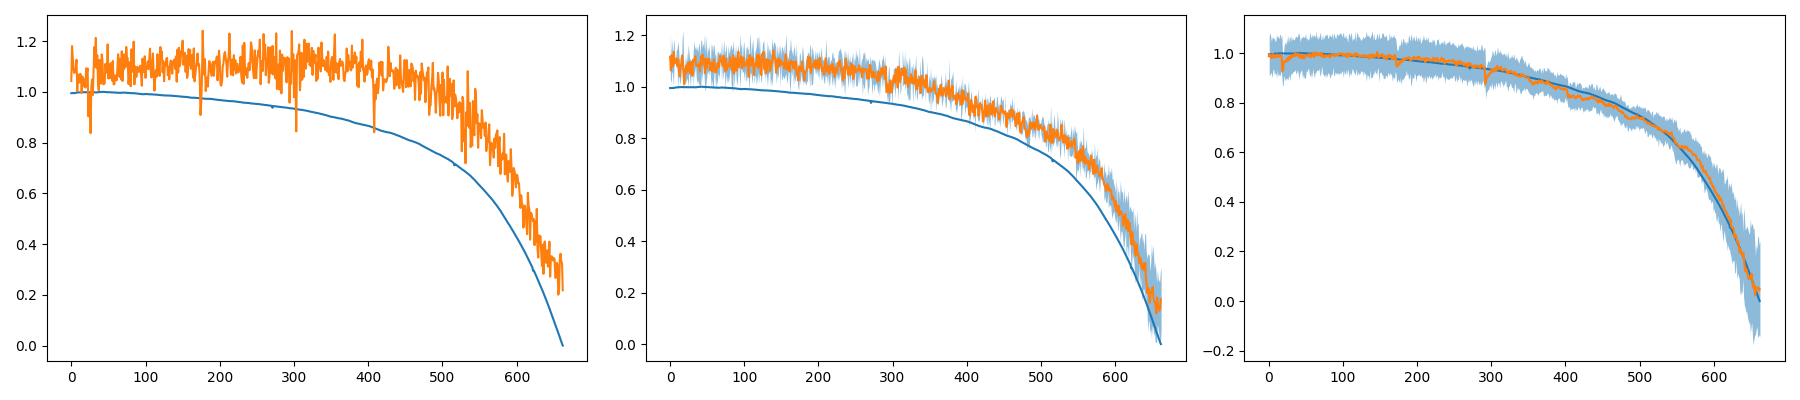

Recreate this plot in Python.
import os
import numpy as np
from numpy import random
import pandas as pd
import matplotlib.pyplot as plt

res_path = '../../results/best_new/MHSDT_Dmit_SL16_B2_T2/gts_mu_sigma_lower_upper.npz'
bbb_res_path = '../../results/bbb_gts_mean_std_lower_upper.npz'

data = np.load(res_path)
bbb_data = np.load(bbb_res_path)
gts, mu, sigma, lower, upper = data['gts'], data['mu'], data['sigma'], data['lower'], data['upper']
# print(gts.shape, mu.shape)
blind_mu = bbb_data['mean']
hall_mu = mu + random.normal(loc=0.1, scale=0.02, size=(663,))
hall_sigma = sigma + random.normal(loc=0, scale=0.01, size=(663,))

fig, ax = plt.subplots(1, 3, figsize=(18, 4))

# Blind
ax[0].plot(gts)
ax[0].plot(blind_mu)

# Hallucinational
ax[1].plot(gts)
ax[1].plot(hall_mu)
ax[1].fill_between(range(1, 1 + len(gts)), hall_mu - 2 * hall_sigma, hall_mu + 2 * hall_sigma, alpha=0.5)

# Trustworthy
ax[2].plot(gts)
ax[2].plot(mu)
ax[2].fill_between(range(1, 1 + len(gts)), lower, upper, alpha=0.5)

plt.tight_layout()
plt.savefig('demo.png')

df = pd.DataFrame({
    'index': np.array(range(1, 1+len(gts))),
    'gts': gts,
    'blind': blind_mu,
    'hallucinational_mu': hall_mu,
    'hallucinational_sigma': 2 * hall_sigma,
    'trustworthy_mu': mu,
    'trustworthy_sigma': 3 * sigma 
})

df.to_excel('problem.xlsx', index=False)
